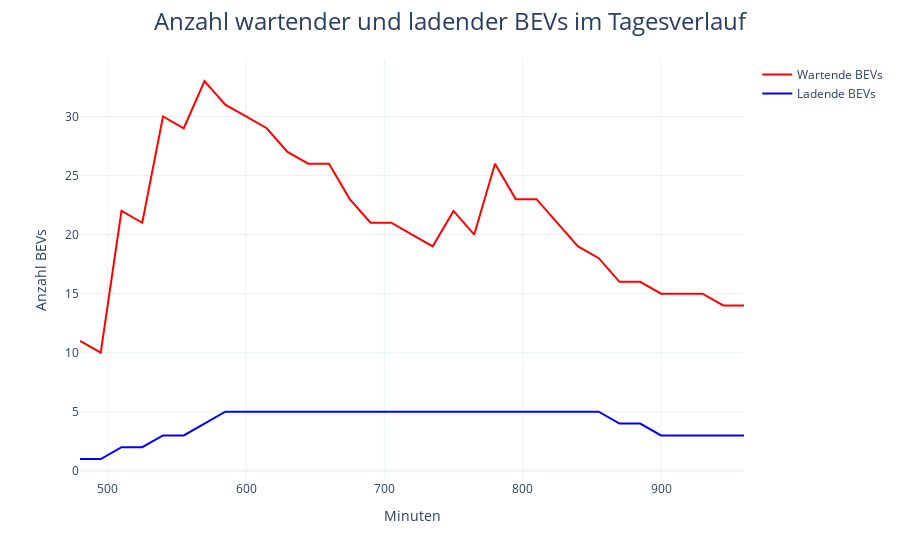

Source (notebook cell):
### Code cell
figureGeneration.create_bev_number_figure(simulation_data)

### Figure 1 — Plotly figure (JSON) as saved in the notebook; plotly's stock layout.template omitted (floating-point values rounded to 4 significant figures)
{"data": [{"line": {"color": "red"}, "name": "Wartende BEVs", "type": "scatter", "x": [480, 495, 510, 525, 540, 555, 570, 585, 600, 615, 630, 645, 660, 675, 690, 705, 720, 735, 750, 765, 780, 795, 810, 825, 840, 855, 870, 885, 900, 915, 930, 945, 960], "y": [11, 10, 22, 21, 30, 29, 33, 31, 30, 29, 27, 26, 26, 23, 21, 21, 20, 19, 22, 20, 26, 23, 23, 21, 19, 18, 16, 16, 15, 15, 15, 14, 14]}, {"line": {"color": "blue"}, "name": "Ladende BEVs", "type": "scatter", "x": [480, 495, 510, 525, 540, 555, 570, 585, 600, 615, 630, 645, 660, 675, 690, 705, 720, 735, 750, 765, 780, 795, 810, 825, 840, 855, 870, 885, 900, 915, 930, 945, 960], "y": [1, 1, 2, 2, 3, 3, 4, 5, 5, 5, 5, 5, 5, 5, 5, 5, 5, 5, 5, 5, 5, 5, 5, 5, 5, 5, 4, 4, 3, 3, 3, 3, 3]}], "layout": {"legend": {"tracegroupgap": 0}, "margin": {"t": 60}, "title": {"font": {"size": 24}, "text": "Anzahl wartender und ladender BEVs im Tagesverlauf", "x": 0.5, "xanchor": "center"}, "xaxis": {"anchor": "y", "domain": [0, 1], "title": {"text": "Minuten"}}, "yaxis": {"anchor": "x", "domain": [0, 1], "title": {"text": "Anzahl BEVs"}}}}
